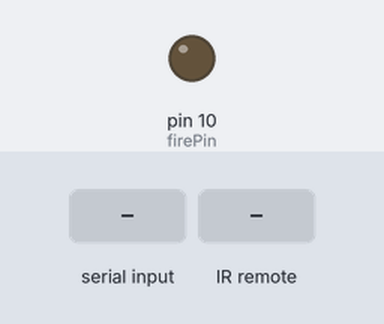
The sketch below on a simulated Arduino Uno, built with avr-gcc and run on an emulated ATmega328P. On the bench: output pins drawn as LEDs (lit = HIGH). The inputs (shaded band) are chosen by the test bench. What the sketch prints to the serial monitor is not drawn.

Above: at 1.2 s.
1.3 s: "D" received over Serial
At 2.4 s:
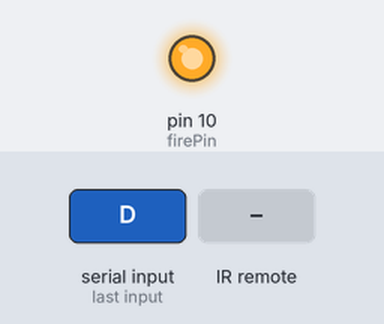
2.8 s: infrared code 0xA7BCA received
Timing chart, 0 to 5.8 s (numbered marks = the images above; inputs shaded):
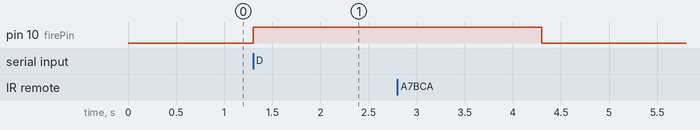

The sketch:

Fire__Pro__Mini.ino
```cpp
#include <IRremote.h>

int RECV_PIN = 6; //code used to be 6, remember!

IRrecv irrecv(RECV_PIN);

decode_results results;

int incomingByte;

const int firePin = 10;

void setup() {
  Serial.begin(115200);
  pinMode(firePin, OUTPUT);
  irrecv.enableIRIn(); // Start the receiver

}

void loop() {
  if (Serial.available() > 0) {
    // read the oldest byte in the serial buffer:
    incomingByte = Serial.read();
    // if it's a capital H (ASCII 72), turn on the LED:
    if (incomingByte == 'D') {
      digitalWrite(firePin, HIGH);
      delay(3000);
      digitalWrite(firePin, LOW);
      Serial.flush();
    }
  }
  if (irrecv.decode(&results)) {
    //Serial.println(results.value);
    if (results.value == 687050){
      Serial.print('H');
    }
    //Serial.println(results.value);
    //Serial.println(results.value, HEX);
    irrecv.resume(); // Receive the next value
  }
}
```

Measured:
- after the input at 1.3 s, pin 10 (firePin): LOW → HIGH at once
